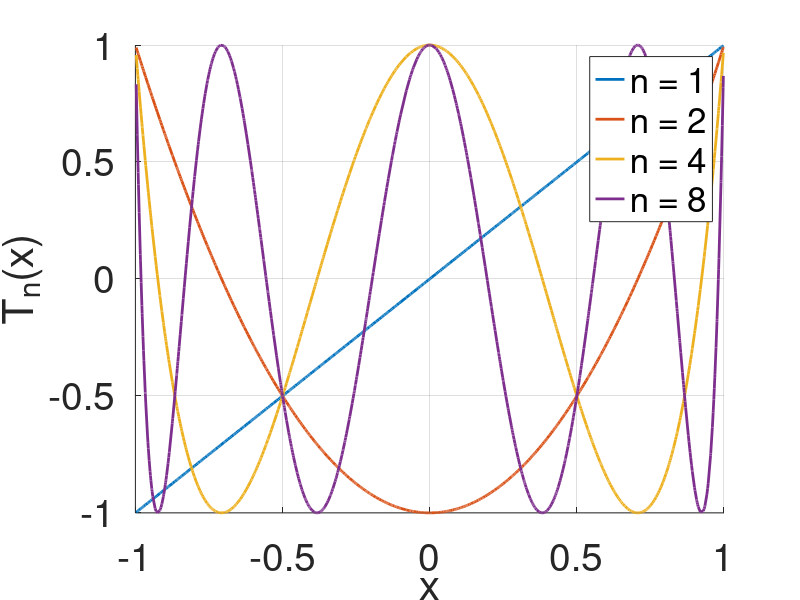

MATLAB code to generate this figure:
%%%%%%%%%%%%%%%%%%%%%%%%%%%%%%%%%%%%%%%%%%%%%%%%%%%%%%%%%%%%
% Generating and visualizing Chebyshev polynomials
%%%%%%%%%%%%%%%%%%%%%%%%%%%%%%%%%%%%%%%%%%%%%%%%%%%%%%%%%%%%

% Define a function handle for a Chebyshev Polynomial
T       = @(n, x) cos(n * acos(x));
order   = 0;

% Sample points at which we will evaluate Tn(x)
npts    = 1000;
pts     = sort(2*rand(npts,1) - 1);
vals    = T(order, pts);

% Use for a single plot
% figure;
% hold on;
% plot(pts, vals);
% xlabel('x');
% ylabel(['T_{',str(n), '}(x)'])

figure;
hold on; grid on;
orders_to_try = 2.^[0:3]';
n_orders      = length(orders_to_try);
lines         = zeros(n_orders, 1);
for order = 1:n_orders
    vals  = T(orders_to_try(order), pts);
    ln    = plot(pts, vals, 'LineWidth', 2.0);
    % text(pts(150), vals(150), ['n=',int2str(orders_to_try(order))], 'FontSize', 28);
    lines(order) = ln;
    xlabel('x');
    ylabel('T_{n}(x)')
end
base_string = repmat('n = ', size(orders_to_try));
legend(lines, [base_string, int2str(orders_to_try)]);
set(gca, 'FontSize', 28)
%%%%%%%%%%%%%%%%%%%%%%%%%%%%%%%%%%%%%%%%%%%%%%%%%%%%%%%%%%%%
